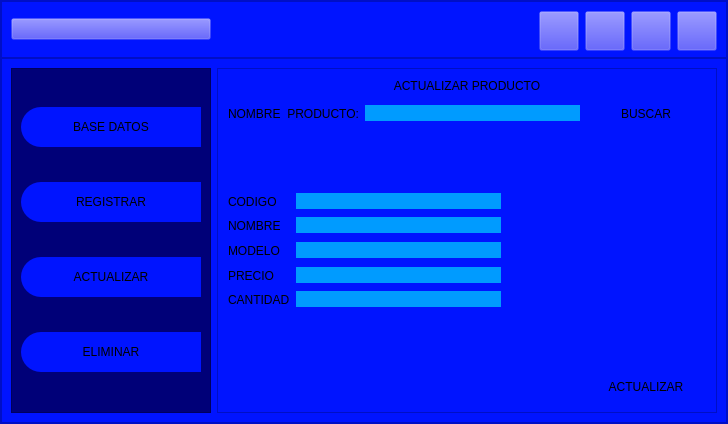
<?xml version="1.0" encoding="UTF-8"?>
<ui version="4.0">
 <class>MainWindow</class>
 <widget class="QMainWindow" name="MainWindow">
  <property name="geometry">
   <rect>
    <x>0</x>
    <y>0</y>
    <width>728</width>
    <height>424</height>
   </rect>
  </property>
  <property name="windowTitle">
   <string>MainWindow</string>
  </property>
  <widget class="QWidget" name="centralwidget">
   <layout class="QVBoxLayout" name="verticalLayout">
    <property name="spacing">
     <number>0</number>
    </property>
    <property name="leftMargin">
     <number>0</number>
    </property>
    <property name="topMargin">
     <number>0</number>
    </property>
    <property name="rightMargin">
     <number>0</number>
    </property>
    <property name="bottomMargin">
     <number>0</number>
    </property>
    <item>
     <widget class="QFrame" name="frame">
      <property name="styleSheet">
       <string notr="true">background-color: rgb(0, 20, 255);</string>
      </property>
      <property name="frameShape">
       <enum>QFrame::StyledPanel</enum>
      </property>
      <property name="frameShadow">
       <enum>QFrame::Raised</enum>
      </property>
      <layout class="QVBoxLayout" name="verticalLayout_2" stretch="1,8">
       <property name="spacing">
        <number>0</number>
       </property>
       <property name="leftMargin">
        <number>0</number>
       </property>
       <property name="topMargin">
        <number>0</number>
       </property>
       <property name="rightMargin">
        <number>0</number>
       </property>
       <property name="bottomMargin">
        <number>0</number>
       </property>
       <item>
        <widget class="QFrame" name="frame_superior">
         <property name="minimumSize">
          <size>
           <width>0</width>
           <height>57</height>
          </size>
         </property>
         <property name="styleSheet">
          <string notr="true">QFrame{
background-color:rgb(0, 20, 255);
}

QPushButton{
background-color:#000000ff;
}

QPushButton:hover{
background-color:rgb(0, 155, 255);
border-radius:20px;
}</string>
         </property>
         <property name="frameShape">
          <enum>QFrame::StyledPanel</enum>
         </property>
         <property name="frameShadow">
          <enum>QFrame::Raised</enum>
         </property>
         <layout class="QHBoxLayout" name="horizontalLayout_2">
          <item>
           <widget class="QPushButton" name="btn_menu">
            <property name="minimumSize">
             <size>
              <width>200</width>
              <height>0</height>
             </size>
            </property>
            <property name="styleSheet">
             <string notr="true"/>
            </property>
            <property name="text">
             <string/>
            </property>
            <property name="icon">
             <iconset>
              <normaloff>../../Downloads/menus/barra-de-menus.png</normaloff>../../Downloads/menus/barra-de-menus.png</iconset>
            </property>
            <property name="iconSize">
             <size>
              <width>38</width>
              <height>38</height>
             </size>
            </property>
           </widget>
          </item>
          <item>
           <spacer name="horizontalSpacer">
            <property name="orientation">
             <enum>Qt::Horizontal</enum>
            </property>
            <property name="sizeHint" stdset="0">
             <size>
              <width>267</width>
              <height>20</height>
             </size>
            </property>
           </spacer>
          </item>
          <item>
           <layout class="QHBoxLayout" name="horizontalLayout"/>
          </item>
          <item>
           <widget class="QPushButton" name="btn_restaurar">
            <property name="minimumSize">
             <size>
              <width>40</width>
              <height>40</height>
             </size>
            </property>
            <property name="text">
             <string/>
            </property>
            <property name="icon">
             <iconset>
              <normaloff>../../Downloads/menus/restaurar.png</normaloff>../../Downloads/menus/restaurar.png</iconset>
            </property>
            <property name="iconSize">
             <size>
              <width>38</width>
              <height>38</height>
             </size>
            </property>
           </widget>
          </item>
          <item>
           <widget class="QPushButton" name="btn_minimizar">
            <property name="minimumSize">
             <size>
              <width>40</width>
              <height>40</height>
             </size>
            </property>
            <property name="text">
             <string/>
            </property>
            <property name="icon">
             <iconset>
              <normaloff>../../Downloads/menus/minimizar.png</normaloff>../../Downloads/menus/minimizar.png</iconset>
            </property>
            <property name="iconSize">
             <size>
              <width>38</width>
              <height>38</height>
             </size>
            </property>
           </widget>
          </item>
          <item>
           <widget class="QPushButton" name="btn_maximizar">
            <property name="minimumSize">
             <size>
              <width>40</width>
              <height>40</height>
             </size>
            </property>
            <property name="text">
             <string/>
            </property>
            <property name="icon">
             <iconset>
              <normaloff>../../Downloads/menus/maximizar.png</normaloff>../../Downloads/menus/maximizar.png</iconset>
            </property>
            <property name="iconSize">
             <size>
              <width>38</width>
              <height>38</height>
             </size>
            </property>
           </widget>
          </item>
          <item>
           <widget class="QPushButton" name="btn_cerrar">
            <property name="minimumSize">
             <size>
              <width>40</width>
              <height>40</height>
             </size>
            </property>
            <property name="text">
             <string/>
            </property>
            <property name="icon">
             <iconset>
              <normaloff>../../Downloads/menus/cerrar.png</normaloff>../../Downloads/menus/cerrar.png</iconset>
            </property>
            <property name="iconSize">
             <size>
              <width>38</width>
              <height>38</height>
             </size>
            </property>
           </widget>
          </item>
         </layout>
        </widget>
       </item>
       <item>
        <widget class="QFrame" name="frame_contenido">
         <property name="frameShape">
          <enum>QFrame::StyledPanel</enum>
         </property>
         <property name="frameShadow">
          <enum>QFrame::Raised</enum>
         </property>
         <layout class="QHBoxLayout" name="horizontalLayout_3">
          <property name="leftMargin">
           <number>9</number>
          </property>
          <item>
           <widget class="QFrame" name="frame_control">
            <property name="minimumSize">
             <size>
              <width>200</width>
              <height>0</height>
             </size>
            </property>
            <property name="maximumSize">
             <size>
              <width>0</width>
              <height>16777215</height>
             </size>
            </property>
            <property name="styleSheet">
             <string notr="true">QFrame{
background-color:rgb(0, 0, 120);
}

QPushButton{
background-color:rgb(0, 20, 255);
border-top-left-radius:20px;
border-bottom-left-radius:20px;
font:77 11pt&quot;Arial Black&quot;;
}

QPushButton:hover{
background-color :rgb(0, 155, 255);
border-top-left-radius:20px;
border-bottom-left-radius:20px;
color:rgb(0. 0, 0);
font:77 12pt&quot;Arial Black&quot;;
}</string>
            </property>
            <property name="frameShape">
             <enum>QFrame::StyledPanel</enum>
            </property>
            <property name="frameShadow">
             <enum>QFrame::Raised</enum>
            </property>
            <layout class="QVBoxLayout" name="verticalLayout_3">
             <item>
              <widget class="QPushButton" name="btn_base_datos">
               <property name="minimumSize">
                <size>
                 <width>0</width>
                 <height>40</height>
                </size>
               </property>
               <property name="text">
                <string>BASE DATOS</string>
               </property>
               <property name="icon">
                <iconset>
                 <normaloff>../../Downloads/menus/base-de-datos.png</normaloff>../../Downloads/menus/base-de-datos.png</iconset>
               </property>
               <property name="iconSize">
                <size>
                 <width>38</width>
                 <height>38</height>
                </size>
               </property>
              </widget>
             </item>
             <item>
              <widget class="QPushButton" name="btn_nuevo_registro">
               <property name="minimumSize">
                <size>
                 <width>0</width>
                 <height>40</height>
                </size>
               </property>
               <property name="text">
                <string>REGISTRAR</string>
               </property>
               <property name="icon">
                <iconset>
                 <normaloff>../../Downloads/menus/archivo.png</normaloff>../../Downloads/menus/archivo.png</iconset>
               </property>
               <property name="iconSize">
                <size>
                 <width>38</width>
                 <height>38</height>
                </size>
               </property>
              </widget>
             </item>
             <item>
              <widget class="QPushButton" name="btn_actualizar_reg">
               <property name="minimumSize">
                <size>
                 <width>0</width>
                 <height>40</height>
                </size>
               </property>
               <property name="text">
                <string>ACTUALIZAR</string>
               </property>
               <property name="icon">
                <iconset>
                 <normaloff>../../Downloads/menus/base-de-datos.png</normaloff>../../Downloads/menus/base-de-datos.png</iconset>
               </property>
               <property name="iconSize">
                <size>
                 <width>38</width>
                 <height>38</height>
                </size>
               </property>
              </widget>
             </item>
             <item>
              <widget class="QPushButton" name="btn_eliminar_reg">
               <property name="minimumSize">
                <size>
                 <width>0</width>
                 <height>40</height>
                </size>
               </property>
               <property name="text">
                <string>ELIMINAR</string>
               </property>
               <property name="icon">
                <iconset>
                 <normaloff>../../Downloads/menus/base-de-datos.png</normaloff>../../Downloads/menus/base-de-datos.png</iconset>
               </property>
               <property name="iconSize">
                <size>
                 <width>38</width>
                 <height>38</height>
                </size>
               </property>
              </widget>
             </item>
            </layout>
           </widget>
          </item>
          <item>
           <widget class="QFrame" name="frame_paginas">
            <property name="styleSheet">
             <string notr="true">QFrame{
background-color:rgb(0,20,255)
}

QLabel{
font: 87 12pt &quot;Arial Black&quot;;
background-color:rgb(0,20,255);
color:rgb(0, 0, 0);
border:0px solid rgb(0, 20, 255);
}

QLineEdit{
border:0px;
background-color:rgb(0, 155, 255);
color:rgb(0, 0, 0);
border-bottom:2px solid rgb(0, 20, 255);
font: 87 12pt &quot;Arial Black&quot;;
}

QPushButton{
background-color:rgb(0,20,255);
border-radius:15px;
color:rgb(0, 0, 0);
font: 77 11pt &quot;Arial Black&quot;;
}

QPushButton:hover{
background-color:rgb(0 ,155, 255);
border-radius:15px;
color:rgb(0, 0, 0);
font: 77 12pt &quot;Arial Black&quot;;
}

QTableWidget{
background-color:rgb(200, 200, 200);
color:rgb(0, 0, 120);
gridline-color:rgb(0, 0, 120);
font-size:12pt;
color:rgb(0, 0, 0);
}

QHeaderView::section{
background-color:rgb(200, 200, 200);
border:1px solid rgb(0, 0, 0);
font-size: 12pt;
}

QTableWidgetQtableCornerButton{
background-color:rgb(0, 20, 255);
border:1px solid rgb(0, 0, 0);
}
</string>
            </property>
            <property name="frameShape">
             <enum>QFrame::StyledPanel</enum>
            </property>
            <property name="frameShadow">
             <enum>QFrame::Raised</enum>
            </property>
            <layout class="QHBoxLayout" name="horizontalLayout_5">
             <property name="spacing">
              <number>0</number>
             </property>
             <property name="leftMargin">
              <number>1</number>
             </property>
             <property name="topMargin">
              <number>1</number>
             </property>
             <property name="rightMargin">
              <number>1</number>
             </property>
             <property name="bottomMargin">
              <number>1</number>
             </property>
             <item>
              <widget class="QStackedWidget" name="stackedWidget">
               <property name="currentIndex">
                <number>2</number>
               </property>
               <widget class="QWidget" name="page_datos">
                <layout class="QVBoxLayout" name="verticalLayout_4">
                 <item>
                  <widget class="QLabel" name="label">
                   <property name="text">
                    <string>PRODUCTOS</string>
                   </property>
                   <property name="alignment">
                    <set>Qt::AlignCenter</set>
                   </property>
                  </widget>
                 </item>
                 <item>
                  <widget class="QTableWidget" name="tabla_productos">
                   <property name="maximumSize">
                    <size>
                     <width>16777215</width>
                     <height>16777215</height>
                    </size>
                   </property>
                   <property name="autoScroll">
                    <bool>true</bool>
                   </property>
                   <attribute name="horizontalHeaderDefaultSectionSize">
                    <number>96</number>
                   </attribute>
                   <column>
                    <property name="text">
                     <string>CODIGO</string>
                    </property>
                   </column>
                   <column>
                    <property name="text">
                     <string>NOMBRE</string>
                    </property>
                   </column>
                   <column>
                    <property name="text">
                     <string>MODELO</string>
                    </property>
                   </column>
                   <column>
                    <property name="text">
                     <string>PRECIO</string>
                    </property>
                   </column>
                   <column>
                    <property name="text">
                     <string>CANTIDAD</string>
                    </property>
                   </column>
                  </widget>
                 </item>
                 <item>
                  <layout class="QHBoxLayout" name="horizontalLayout_4">
                   <item>
                    <spacer name="horizontalSpacer_2">
                     <property name="orientation">
                      <enum>Qt::Horizontal</enum>
                     </property>
                     <property name="sizeHint" stdset="0">
                      <size>
                       <width>40</width>
                       <height>20</height>
                      </size>
                     </property>
                    </spacer>
                   </item>
                   <item>
                    <widget class="QPushButton" name="btn_refrescar">
                     <property name="enabled">
                      <bool>true</bool>
                     </property>
                     <property name="minimumSize">
                      <size>
                       <width>120</width>
                       <height>30</height>
                      </size>
                     </property>
                     <property name="text">
                      <string>REFRESCAR</string>
                     </property>
                    </widget>
                   </item>
                  </layout>
                 </item>
                </layout>
               </widget>
               <widget class="QWidget" name="page_registrar">
                <layout class="QVBoxLayout" name="verticalLayout_5">
                 <item>
                  <widget class="QLabel" name="label_7">
                   <property name="enabled">
                    <bool>true</bool>
                   </property>
                   <property name="text">
                    <string>REGISTRAR PRODUCTOS</string>
                   </property>
                   <property name="alignment">
                    <set>Qt::AlignCenter</set>
                   </property>
                  </widget>
                 </item>
                 <item>
                  <spacer name="verticalSpacer">
                   <property name="orientation">
                    <enum>Qt::Vertical</enum>
                   </property>
                   <property name="sizeHint" stdset="0">
                    <size>
                     <width>20</width>
                     <height>40</height>
                    </size>
                   </property>
                  </spacer>
                 </item>
                 <item>
                  <layout class="QGridLayout" name="gridLayout">
                   <item row="4" column="1">
                    <widget class="QLineEdit" name="reg_cantidad">
                     <property name="text">
                      <string/>
                     </property>
                    </widget>
                   </item>
                   <item row="0" column="0">
                    <widget class="QLabel" name="label_2">
                     <property name="text">
                      <string>CODIGO</string>
                     </property>
                    </widget>
                   </item>
                   <item row="1" column="0">
                    <widget class="QLabel" name="label_3">
                     <property name="text">
                      <string>NOMBRE</string>
                     </property>
                    </widget>
                   </item>
                   <item row="2" column="0">
                    <widget class="QLabel" name="label_4">
                     <property name="text">
                      <string>MODELO</string>
                     </property>
                    </widget>
                   </item>
                   <item row="3" column="0">
                    <widget class="QLabel" name="label_5">
                     <property name="text">
                      <string>PRECIO</string>
                     </property>
                    </widget>
                   </item>
                   <item row="1" column="1">
                    <widget class="QLineEdit" name="reg_nombre">
                     <property name="text">
                      <string/>
                     </property>
                    </widget>
                   </item>
                   <item row="2" column="2">
                    <spacer name="horizontalSpacer_4">
                     <property name="orientation">
                      <enum>Qt::Horizontal</enum>
                     </property>
                     <property name="sizeHint" stdset="0">
                      <size>
                       <width>40</width>
                       <height>20</height>
                      </size>
                     </property>
                    </spacer>
                   </item>
                   <item row="2" column="1">
                    <widget class="QLineEdit" name="reg_modelo">
                     <property name="text">
                      <string/>
                     </property>
                    </widget>
                   </item>
                   <item row="0" column="1">
                    <widget class="QLineEdit" name="reg_codigo">
                     <property name="text">
                      <string/>
                     </property>
                    </widget>
                   </item>
                   <item row="4" column="0">
                    <widget class="QLabel" name="label_6">
                     <property name="text">
                      <string>CANTIDAD</string>
                     </property>
                    </widget>
                   </item>
                   <item row="3" column="1">
                    <widget class="QLineEdit" name="reg_precio">
                     <property name="text">
                      <string/>
                     </property>
                    </widget>
                   </item>
                  </layout>
                 </item>
                 <item>
                  <spacer name="verticalSpacer_2">
                   <property name="orientation">
                    <enum>Qt::Vertical</enum>
                   </property>
                   <property name="sizeHint" stdset="0">
                    <size>
                     <width>20</width>
                     <height>40</height>
                    </size>
                   </property>
                  </spacer>
                 </item>
                 <item>
                  <layout class="QHBoxLayout" name="horizontalLayout_6">
                   <item>
                    <widget class="QLabel" name="signal_registrar">
                     <property name="minimumSize">
                      <size>
                       <width>200</width>
                       <height>30</height>
                      </size>
                     </property>
                     <property name="text">
                      <string/>
                     </property>
                     <property name="alignment">
                      <set>Qt::AlignCenter</set>
                     </property>
                    </widget>
                   </item>
                   <item>
                    <spacer name="horizontalSpacer_3">
                     <property name="orientation">
                      <enum>Qt::Horizontal</enum>
                     </property>
                     <property name="sizeHint" stdset="0">
                      <size>
                       <width>40</width>
                       <height>20</height>
                      </size>
                     </property>
                    </spacer>
                   </item>
                   <item>
                    <widget class="QPushButton" name="btn_registrar">
                     <property name="minimumSize">
                      <size>
                       <width>120</width>
                       <height>30</height>
                      </size>
                     </property>
                     <property name="text">
                      <string>REGISTRAR</string>
                     </property>
                    </widget>
                   </item>
                  </layout>
                 </item>
                </layout>
               </widget>
               <widget class="QWidget" name="page_actualizar">
                <layout class="QVBoxLayout" name="verticalLayout_6">
                 <item>
                  <widget class="QLabel" name="label_9">
                   <property name="text">
                    <string>ACTUALIZAR PRODUCTO</string>
                   </property>
                   <property name="alignment">
                    <set>Qt::AlignCenter</set>
                   </property>
                  </widget>
                 </item>
                 <item>
                  <layout class="QHBoxLayout" name="horizontalLayout_9">
                   <item>
                    <widget class="QLabel" name="label_10">
                     <property name="text">
                      <string>NOMBRE  PRODUCTO:</string>
                     </property>
                    </widget>
                   </item>
                   <item>
                    <widget class="QLineEdit" name="line_actualizar_buscar"/>
                   </item>
                   <item>
                    <widget class="QPushButton" name="btn_buscar_actualizar">
                     <property name="minimumSize">
                      <size>
                       <width>120</width>
                       <height>30</height>
                      </size>
                     </property>
                     <property name="text">
                      <string>BUSCAR</string>
                     </property>
                    </widget>
                   </item>
                  </layout>
                 </item>
                 <item>
                  <spacer name="verticalSpacer_3">
                   <property name="orientation">
                    <enum>Qt::Vertical</enum>
                   </property>
                   <property name="sizeHint" stdset="0">
                    <size>
                     <width>20</width>
                     <height>40</height>
                    </size>
                   </property>
                  </spacer>
                 </item>
                 <item>
                  <layout class="QGridLayout" name="gridLayout_2">
                   <item row="4" column="1">
                    <widget class="QLineEdit" name="act_cantidad">
                     <property name="text">
                      <string/>
                     </property>
                    </widget>
                   </item>
                   <item row="0" column="0">
                    <widget class="QLabel" name="label_11">
                     <property name="text">
                      <string>CODIGO</string>
                     </property>
                    </widget>
                   </item>
                   <item row="1" column="0">
                    <widget class="QLabel" name="label_12">
                     <property name="text">
                      <string>NOMBRE</string>
                     </property>
                    </widget>
                   </item>
                   <item row="2" column="0">
                    <widget class="QLabel" name="label_13">
                     <property name="text">
                      <string>MODELO</string>
                     </property>
                    </widget>
                   </item>
                   <item row="3" column="0">
                    <widget class="QLabel" name="label_14">
                     <property name="text">
                      <string>PRECIO</string>
                     </property>
                    </widget>
                   </item>
                   <item row="1" column="1">
                    <widget class="QLineEdit" name="act_nombre">
                     <property name="text">
                      <string/>
                     </property>
                    </widget>
                   </item>
                   <item row="2" column="2">
                    <spacer name="horizontalSpacer_5">
                     <property name="orientation">
                      <enum>Qt::Horizontal</enum>
                     </property>
                     <property name="sizeHint" stdset="0">
                      <size>
                       <width>40</width>
                       <height>20</height>
                      </size>
                     </property>
                    </spacer>
                   </item>
                   <item row="2" column="1">
                    <widget class="QLineEdit" name="act_modelo">
                     <property name="text">
                      <string/>
                     </property>
                    </widget>
                   </item>
                   <item row="0" column="1">
                    <widget class="QLineEdit" name="act_codigo">
                     <property name="text">
                      <string/>
                     </property>
                    </widget>
                   </item>
                   <item row="4" column="0">
                    <widget class="QLabel" name="label_15">
                     <property name="text">
                      <string>CANTIDAD</string>
                     </property>
                    </widget>
                   </item>
                   <item row="3" column="1">
                    <widget class="QLineEdit" name="act_precio">
                     <property name="text">
                      <string/>
                     </property>
                    </widget>
                   </item>
                  </layout>
                 </item>
                 <item>
                  <spacer name="verticalSpacer_4">
                   <property name="orientation">
                    <enum>Qt::Vertical</enum>
                   </property>
                   <property name="sizeHint" stdset="0">
                    <size>
                     <width>20</width>
                     <height>40</height>
                    </size>
                   </property>
                  </spacer>
                 </item>
                 <item>
                  <layout class="QHBoxLayout" name="horizontalLayout_8">
                   <item>
                    <widget class="QLabel" name="signal_actualizar">
                     <property name="minimumSize">
                      <size>
                       <width>200</width>
                       <height>30</height>
                      </size>
                     </property>
                     <property name="text">
                      <string/>
                     </property>
                     <property name="alignment">
                      <set>Qt::AlignCenter</set>
                     </property>
                    </widget>
                   </item>
                   <item>
                    <spacer name="horizontalSpacer_7">
                     <property name="orientation">
                      <enum>Qt::Horizontal</enum>
                     </property>
                     <property name="sizeHint" stdset="0">
                      <size>
                       <width>40</width>
                       <height>20</height>
                      </size>
                     </property>
                    </spacer>
                   </item>
                   <item>
                    <widget class="QPushButton" name="btn_actualizar">
                     <property name="minimumSize">
                      <size>
                       <width>120</width>
                       <height>30</height>
                      </size>
                     </property>
                     <property name="text">
                      <string>ACTUALIZAR</string>
                     </property>
                    </widget>
                   </item>
                  </layout>
                 </item>
                </layout>
               </widget>
               <widget class="QWidget" name="page_eliminar">
                <layout class="QVBoxLayout" name="verticalLayout_7">
                 <item>
                  <widget class="QLabel" name="label_19">
                   <property name="text">
                    <string>ELIMINAR PRODUCTOS</string>
                   </property>
                   <property name="alignment">
                    <set>Qt::AlignCenter</set>
                   </property>
                  </widget>
                 </item>
                 <item>
                  <layout class="QHBoxLayout" name="horizontalLayout_11">
                   <item>
                    <widget class="QLabel" name="label_18">
                     <property name="text">
                      <string>NOMBRE  PRODUCTO:</string>
                     </property>
                    </widget>
                   </item>
                   <item>
                    <widget class="QLineEdit" name="line_eliminar_buscar"/>
                   </item>
                   <item>
                    <widget class="QPushButton" name="btn_buscar_borrar">
                     <property name="minimumSize">
                      <size>
                       <width>120</width>
                       <height>30</height>
                      </size>
                     </property>
                     <property name="text">
                      <string>BUSCAR</string>
                     </property>
                    </widget>
                   </item>
                  </layout>
                 </item>
                 <item>
                  <widget class="QTableWidget" name="tabla_borrar">
                   <attribute name="horizontalHeaderDefaultSectionSize">
                    <number>96</number>
                   </attribute>
                   <column>
                    <property name="text">
                     <string>CODIGO</string>
                    </property>
                   </column>
                   <column>
                    <property name="text">
                     <string>NOMBRE</string>
                    </property>
                   </column>
                   <column>
                    <property name="text">
                     <string>MODELO</string>
                    </property>
                   </column>
                   <column>
                    <property name="text">
                     <string>PRECIO</string>
                    </property>
                   </column>
                   <column>
                    <property name="text">
                     <string>CANTIDAD</string>
                    </property>
                   </column>
                  </widget>
                 </item>
                 <item>
                  <layout class="QHBoxLayout" name="horizontalLayout_10">
                   <item>
                    <widget class="QLabel" name="signal_eliminar">
                     <property name="minimumSize">
                      <size>
                       <width>200</width>
                       <height>30</height>
                      </size>
                     </property>
                     <property name="text">
                      <string/>
                     </property>
                     <property name="alignment">
                      <set>Qt::AlignCenter</set>
                     </property>
                    </widget>
                   </item>
                   <item>
                    <spacer name="horizontalSpacer_8">
                     <property name="orientation">
                      <enum>Qt::Horizontal</enum>
                     </property>
                     <property name="sizeHint" stdset="0">
                      <size>
                       <width>40</width>
                       <height>20</height>
                      </size>
                     </property>
                    </spacer>
                   </item>
                   <item>
                    <widget class="QPushButton" name="btn_eliminar">
                     <property name="minimumSize">
                      <size>
                       <width>120</width>
                       <height>30</height>
                      </size>
                     </property>
                     <property name="text">
                      <string>ELIMINAR</string>
                     </property>
                    </widget>
                   </item>
                  </layout>
                 </item>
                </layout>
               </widget>
              </widget>
             </item>
            </layout>
           </widget>
          </item>
         </layout>
        </widget>
       </item>
      </layout>
     </widget>
    </item>
   </layout>
  </widget>
 </widget>
 <resources/>
 <connections/>
</ui>
